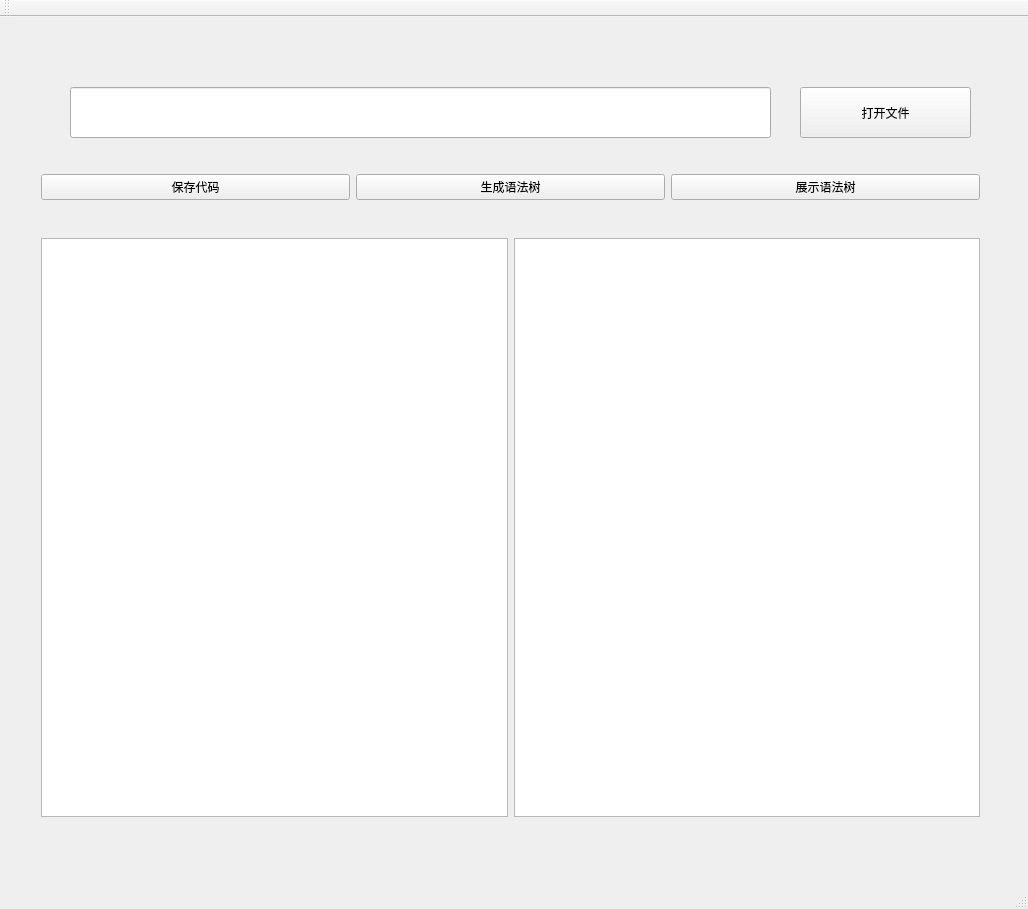
<?xml version="1.0" encoding="UTF-8"?>
<ui version="4.0">
 <class>MainWindow</class>
 <widget class="QMainWindow" name="MainWindow">
  <property name="geometry">
   <rect>
    <x>0</x>
    <y>0</y>
    <width>1028</width>
    <height>909</height>
   </rect>
  </property>
  <property name="windowTitle">
   <string>MainWindow</string>
  </property>
  <widget class="QWidget" name="centralWidget">
   <widget class="QWidget" name="horizontalLayoutWidget">
    <property name="geometry">
     <rect>
      <x>30</x>
      <y>210</y>
      <width>961</width>
      <height>601</height>
     </rect>
    </property>
    <layout class="QHBoxLayout" name="horizontalLayout">
     <item>
      <widget class="QTextEdit" name="textEdit"/>
     </item>
     <item>
      <widget class="QTextBrowser" name="textBrowser"/>
     </item>
    </layout>
   </widget>
   <widget class="QWidget" name="horizontalLayoutWidget_2">
    <property name="geometry">
     <rect>
      <x>30</x>
      <y>130</y>
      <width>961</width>
      <height>81</height>
     </rect>
    </property>
    <layout class="QHBoxLayout" name="horizontalLayout_2">
     <item>
      <widget class="QPushButton" name="save_button">
       <property name="text">
        <string>保存代码</string>
       </property>
      </widget>
     </item>
     <item>
      <widget class="QPushButton" name="gettree_button">
       <property name="text">
        <string>生成语法树</string>
       </property>
      </widget>
     </item>
     <item>
      <widget class="QPushButton" name="showtree_button">
       <property name="text">
        <string>展示语法树</string>
       </property>
      </widget>
     </item>
    </layout>
   </widget>
   <widget class="QLineEdit" name="lineEdit">
    <property name="geometry">
     <rect>
      <x>70</x>
      <y>70</y>
      <width>701</width>
      <height>51</height>
     </rect>
    </property>
   </widget>
   <widget class="QPushButton" name="getfile_button">
    <property name="geometry">
     <rect>
      <x>800</x>
      <y>70</y>
      <width>171</width>
      <height>51</height>
     </rect>
    </property>
    <property name="text">
     <string>打开文件</string>
    </property>
   </widget>
  </widget>
  <widget class="QMenuBar" name="menuBar">
   <property name="geometry">
    <rect>
     <x>0</x>
     <y>0</y>
     <width>1028</width>
     <height>17</height>
    </rect>
   </property>
  </widget>
  <widget class="QToolBar" name="mainToolBar">
   <attribute name="toolBarArea">
    <enum>TopToolBarArea</enum>
   </attribute>
   <attribute name="toolBarBreak">
    <bool>false</bool>
   </attribute>
  </widget>
  <widget class="QStatusBar" name="statusBar"/>
 </widget>
 <layoutdefault spacing="6" margin="11"/>
 <resources/>
 <connections/>
</ui>
